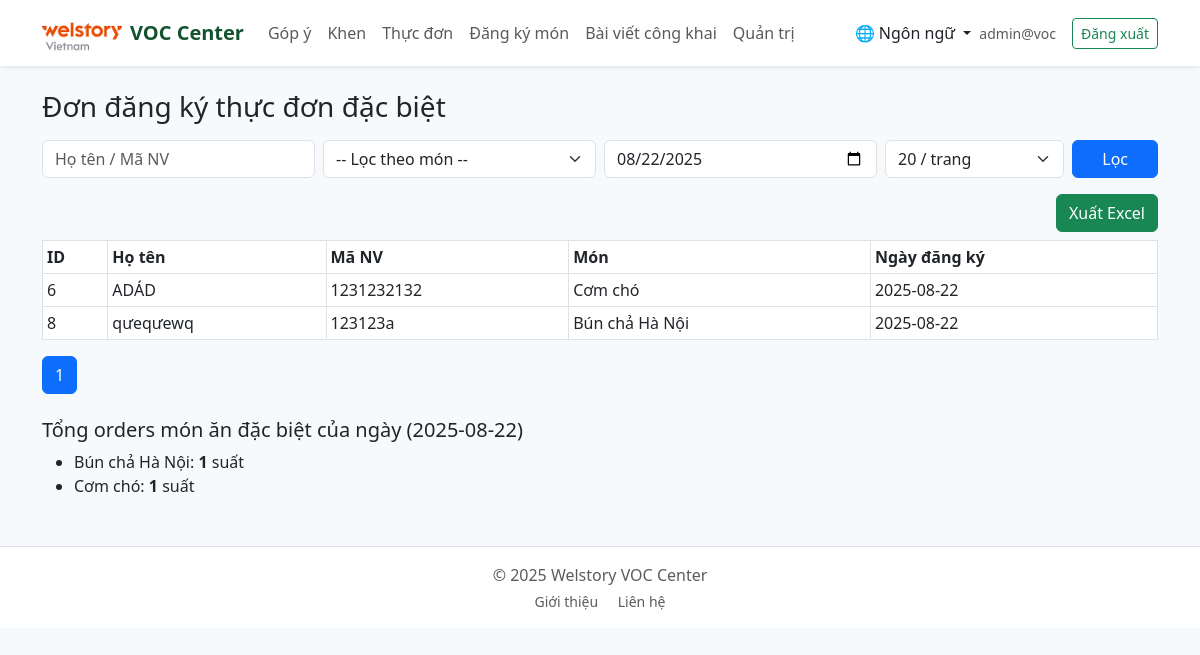
Page /admin/orders (signed in) on the committed database.
### app.py (models this page shows)
class User(db.Model):
    id = db.Column(db.Integer, primary_key=True)
    name = db.Column(db.String(120))
    email = db.Column(db.String(120), unique=True)
    password = db.Column(db.String(120))
    role = db.Column(db.String(20), default="user")  # admin/user/kitchen
    location_id = db.Column(db.Integer, db.ForeignKey("location.id"))
    location = db.relationship("Location")

class Order(db.Model):
    id = db.Column(db.Integer, primary_key=True)
    customer_name = db.Column(db.String(120))
    employee_code = db.Column(db.String(50))
    item_id = db.Column(db.Integer, db.ForeignKey("special_menu.id"))
    item = db.relationship("SpecialMenu")
    quantity = db.Column(db.Integer, default=1)
    location_id = db.Column(db.Integer, db.ForeignKey("location.id"))
    location = db.relationship("Location")
    created_at = db.Column(db.DateTime, default=datetime.utcnow)

class SpecialMenu(db.Model):
    id = db.Column(db.Integer, primary_key=True)
    name = db.Column(db.String(120))
    description = db.Column(db.Text)
    price = db.Column(db.Integer)
    image_path = db.Column(db.String(255))
    created_at = db.Column(db.DateTime, default=datetime.utcnow)

### app.py (the view)
@app.route("/admin/orders")
def admin_orders():
    if not require_admin():
        return redirect(url_for("login"))
    kw = request.args.get("kw", "").strip()
    loc_id = request.args.get("location_id", type=int)
    order_date = request.args.get("date")
    item_id = request.args.get("item_id", type=int)
    per_page = request.args.get("per_page", 20, type=int)
    page = request.args.get("page", 1, type=int)
    q = Order.query
    if kw:
        like = f"%{kw}%"
        q = q.filter(or_(
            Order.customer_name.ilike(like),
            Order.employee_code.ilike(like)
        ))
    if item_id:
        q = q.filter(Order.item_id == item_id)
    if order_date:
        try:
            dt = datetime.fromisoformat(order_date).date()
        except:
            dt = date.today()
    else:
        dt = date.today()
    q = q.filter(func.date(Order.created_at) == dt)
    rows = q.order_by(Order.created_at.desc()).paginate(page=page, per_page=per_page, error_out=False)
    totals = db.session.query(
        Order.item_id,
        func.sum(Order.quantity)
    ).filter(func.date(Order.created_at) == dt).group_by(Order.item_id).all()
    totals_map = {}
    for iid, qty in totals:
        item = SpecialMenu.query.get(iid)
        if item:
            totals_map[item.name] = qty
    locations = Location.query.all()
    items = SpecialMenu.query.all()
    return render_template("admin/orders.html",
                           rows=rows, kw=kw,
                           date=dt.isoformat(),
                           items=items, item_id=item_id,
                           totals_map=totals_map)

### app.py (called while the page is built)
def tr(key):
    lang = session.get("lang", "vi")
    return T.get(lang, T["vi"]).get(key, key)

def current_user():
    uid = session.get("uid")
    if uid:
        return User.query.get(uid)
    return None

def require_admin():
    u = current_user()
    return (u and u.role == "admin")

### templates/admin/orders.html (shortened to what this page needs)
{% extends "base.html" %}
{% block content %}
<h3 class="mb-3">Đơn đăng ký thực đơn đặc biệt</h3>
<form class="row g-2 mb-3">
  <div class="col-md-3">
    <input type="text" class="form-control" name="kw" value="{{ kw }}" placeholder="Họ tên / Mã NV">
  </div>
  <div class="col-md-3">
    <select name="item_id" class="form-select">
      <option value="">-- Lọc theo món --</option>
    </select>
  </div>
  <div class="col-md-3">
    <input type="date" class="form-control" name="date" value="{{ date }}">
  </div>
  <div class="col-md-2">
    <select name="per_page" class="form-select">
      {% for n in [10,20,50,100] %}
      <option value="{{n}}" {% if rows.per_page==n %}selected{% endif %}>{{n}} / trang</option>
      {% endfor %}
    </select>
  </div>
  <div class="col-md-1">
  <button class="btn btn-primary w-100">{{ tr("filter") }}</button>
</div>
</form>
 <div class="d-flex justify-content-between align-items-center mb-2">
  <a class="btn btn-success"
     href="{{ url_for('admin_orders_export', kw=kw, item_id=item_id, date=date) }}">
     {{ tr("export_excel") }}
  </a>
</div>
<table class="table table-bordered table-sm">
  <thead>
    <tr>
      <th>ID</th><th>Họ tên</th><th>Mã NV</th>
      <th>Món</th><th>Ngày đăng ký</th>
    </tr>
  </thead>
  <tbody>
    {% for o in rows.items %}
    <tr>
      <td>{{ o.id }}</td>
      <td>{{ o.customer_name }}</td>
      <td>{{ o.employee_code }}</td>
      <td>{{ o.item.name if o.item else "" }}</td>
      <td>{{ o.created_at.date() }}</td>
    </tr>
    {% else %}
    <tr><td colspan="6" class="text-center text-muted">Không có dữ liệu</td></tr>
    {% endfor %}
  </tbody>
</table>
<nav>
  <ul class="pagination">
    {% for p in rows.iter_pages() %}
      {% if p %}
        <li class="page-item {% if p==rows.page %}active{% endif %}">
          <a class="page-link" href="?page={{p}}&kw={{kw}}&item_id={{item_id}}&date={{date}}&per_page={{rows.per_page}}">{{p}}</a>
        </li>
      {% else %}
        <li class="page-item disabled"><span class="page-link">…</span></li>
      {% endif %}
    {% endfor %}
  </ul>
</nav>
<h5 class="mt-4">Tổng orders món ăn đặc biệt của ngày ({{ date }})</h5>
<ul>
  {% for name, qty in totals_map.items() %}
    <li>{{ name }}: <strong>{{ qty }}</strong> suất</li>
  {% else %}
    <li class="text-muted">Chưa có đơn nào hôm nay</li>
  {% endfor %}
</ul>
{% endblock %}

### templates/base.html (shortened to what this page needs)
<!doctype html>
<html lang="vi">
<head>
  <link href="https://cdn.jsdelivr.net/npm/bootstrap@5.3.0/dist/css/bootstrap.min.css" rel="stylesheet">
</head>
<body>
<nav class="navbar navbar-expand-lg bg-white shadow-sm">
  <div class="container">
     <a class="navbar-brand d-flex align-items-center" href="/">
      <img src="{{ url_for('static', filename='img/logo.png') }}" alt="Logo" height="40" class="me-2">
      VOC Center
    </a>
    <div class="collapse navbar-collapse" id="nav">
      <ul class="navbar-nav me-auto mb-2 mb-lg-0">
        <li class="nav-item"><a class="nav-link {% if active=='feedback' %}active{% endif %}" href="/feedback">{{ tr("feedback") }}</a></li>
        <li class="nav-item"><a class="nav-link {% if active=='praise' %}active{% endif %}" href="/praise">{{ tr("praise") }}</a></li>
        <li class="nav-item"><a class="nav-link {% if active=='menu' %}active{% endif %}" href="/menu">{{ tr("menu") }}</a></li>
        <li class="nav-item"><a class="nav-link {% if active=='order' %}active{% endif %}" href="/order">{{ tr("order") }}</a></li>
        <li class="nav-item"><a class="nav-link {% if active=='posts' %}active{% endif %}" href="/posts">{{ tr("public_posts") }}</a></li>
        {% if current_user() and current_user().role=='admin' %}
        <li class="nav-item"><a class="nav-link {% if active=='admin' %}active{% endif %}" href="/admin">{{ tr("admin") }}</a></li>
        {% endif %}
      </ul>
      <div class="d-flex align-items-center gap-2">
        <div class="nav-item dropdown">
          <a class="nav-link dropdown-toggle" href="#" id="langDropdown" role="button"
            data-bs-toggle="dropdown" aria-expanded="false">
            🌐 Ngôn ngữ
          </a>
        </div>
        {% if current_user() %}
          <span class="text-muted small me-2">{{ current_user().email }}</span>
          <a class="btn btn-sm btn-outline-success" href="/logout">{{ tr("logout") }}</a>
        {% else %}
        <a class="btn btn-sm btn-outline-success" href="/login">{{ tr("login") }}</a>
        {% endif %}
      </div>
    </div>
  </div>
</nav>
<div class="container my-4">
  {% block content %}{% endblock %}
</div>
<footer class="bg-white text-center text-muted py-3 mt-5 border-top">
  <div class="container">
    <p class="mb-1">&copy; 2025 Welstory VOC Center</p>
    <p class="small mb-0">
      <a href="https://www.welstory.vn/contents/aboutus/welstory.html"
         target="_blank"
         class="text-muted text-decoration-none me-3">Giới thiệu</a>
      <a href="https://www.welstory.vn/contents/contactus/offices_v01.html"
         target="_blank"
         class="text-muted text-decoration-none">Liên hệ</a>
    </p>
  </div>
</footer>
</body>
</html>

### templates/base.html (style rules this page uses)
body { background:#f7fafc }
.navbar-brand { font-weight:700;color:#14532d!important }

### rows in the picture
User: email "admin@voc"
Order: id "6", customer_name "ADÁD", employee_code "1231232132", item "Cơm chó", created_at "2025-08-22"
Order: id "8", customer_name "qưeqưewq", employee_code "123123a", item "Bún chả Hà Nội", created_at "2025-08-22"
SpecialMenu: name "Bún chả Hà Nội", qty "1"
SpecialMenu: name "Cơm chó", qty "1"

### other values in the picture
{{ tr("feedback") }} "Góp ý"
{{ tr("praise") }} "Khen"
{{ tr("menu") }} "Thực đơn"
{{ tr("order") }} "Đăng ký món"
{{ tr("public_posts") }} "Bài viết công khai"
{{ tr("admin") }} "Quản trị"
{{ tr("logout") }} "Đăng xuất"
{{ tr("filter") }} "Lọc"
{{ tr("export_excel") }} "Xuất Excel"
{{ p }} "1"
{{ date }} "2025-08-22"
form field per_page "20 / trang"
